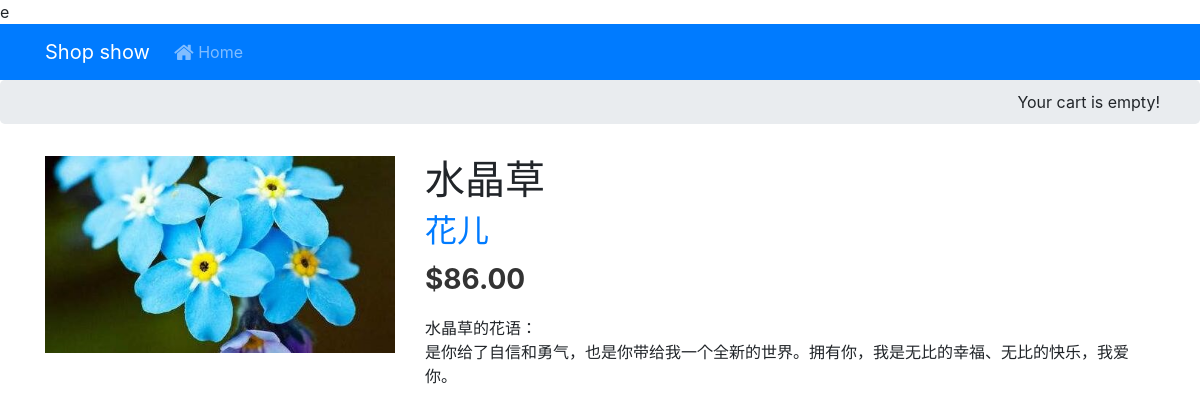
/shop/4/xinyang-maojian/, run on the app's committed database.
### shop/models.py (models this page shows, shortened)
class Product(models.Model):
    category = models.ForeignKey(Category,on_delete=models.CASCADE,
                                 related_name='products')
    name = models.CharField(max_length=200, db_index=True)
    slug = models.SlugField(max_length=200, db_index=True)
    image = models.ImageField(upload_to='products/%Y/%m/%d',blank=True)
    description = models.TextField(blank=True)
    price = models.DecimalField(max_digits=10, decimal_places=2)
    stock = models.PositiveIntegerField()
    available = models.BooleanField(default=True)
    created = models.DateTimeField(auto_now_add=True)
    updated = models.DateTimeField(auto_now=True)
    class Meta:
        ordering = ('name',)
        index_together = (('id', 'slug'),)

class Category(models.Model):
    name = models.CharField(max_length=200, db_index=True)
    slug = models.SlugField(max_length=200, db_index=True, unique=True)
    class Meta:
        ordering = ('name',)
    verbose_name = 'category'
    verbose_name_plural = 'categories'
    def __str__(self):
        return self.name
    def get_absolute_url(self):
        return reverse('shop:product_list_by_category',
                       args=[self.slug])

### shop/views.py (the view)
# urls.py: path('<int:id>/<str:slug>/', views.ProductDetailView.as_view(), name='product_detail')
class ProductDetailView(View):
    def get(self, request, id, slug):
        product = get_object_or_404(Product, id=id, slug=slug, available=True)
        return render(request, 'shop/product/detail.html', {'product': product})

### shop/templates/shop/product/detail.html (shortened to what this page needs)
{% extends "shop/base.html" %}
{% load static %}
{% block custom_css %}e
    <link rel="stylesheet" href="{% static 'css/style.css' %}">
{% endblock %}
{% block content %}
    <nav class="navbar navbar-expand-sm navbar-dark bg-primary ">
        <div class="container">
            <a class="navbar-brand" href="/">Shop show</a>
            <div class="collapse navbar-collapse" id="Navbar">
                <ul class="navbar-nav mr-auto">
                    <li class="nav-item ">
                        <a class="nav-link" href="{% url 'shop:product_list' %}">
                            <span class="fa fa-home fa-lg"></span>
                            Home
                        </a>
                    </li>
                </ul>
            </div>
        </div>
    </nav>
    <header class="jumbotron" style="padding: 0;">
        <div class="container">
            <div class="row justify-content-end">
                <div>
                    <p style="margin: 10px">Your cart is empty!</p>
                </div>
            </div>
        </div>
    </header>
    <div class="container">
        <div class="row">
            <div class="col-12 col-sm-4 " " >
                <img src="{{ product.image.url }}" width="100%">
            </div>
            <div class="col-12 col-sm-8">
                <h1>{{ product.name }}</h1>
                <h2>
                    <a href="{{ product.category.get_absolute_url }}">
                        {{ product.category }}
                    </a>
                </h2>
                <p class="price">${{ product.price }}</p>
                {{ product.description|linebreaks }}
            </div>
        </div>
    </div>
{% endblock %}

### shop/static/css/style.css (style rules this page uses)
p.price { color:#333; font-size:28px; font-weight:bold; }

### data on the page
Product: image (picture), name "水晶草", category "花儿", price "86.00", description "水晶草的花语： 是你给了自信和勇气，也是你带给我一个全新的世界。拥有你，我是无比的幸福、无比的快乐，我爱你。"
